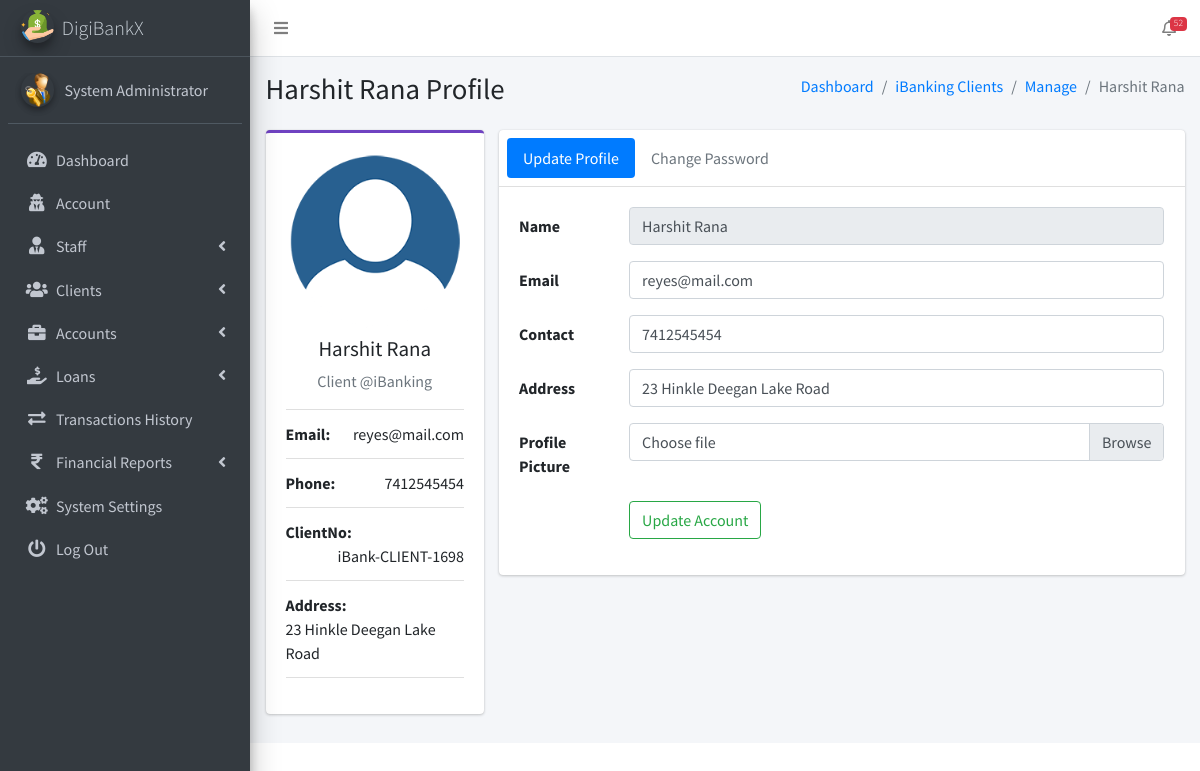
Page /admin/pages_view_client.php?client_number=iBank-CLIENT-1698 (signed in) on the committed database.
### tables this page shows
CREATE TABLE `ib_systemsettings` (
  `id` int(20) NOT NULL,
  `sys_name` longtext NOT NULL,
  `sys_tagline` longtext NOT NULL,
  `sys_logo` varchar(200) NOT NULL,
  `is_active` tinyint(1) NOT NULL DEFAULT 1
);

CREATE TABLE `ib_admin` (
  `admin_id` int(11) NOT NULL,
  `name` varchar(200) NOT NULL,
  `email` varchar(200) NOT NULL,
  `number` varchar(200) NOT NULL,
  `password` varchar(200) NOT NULL,
  `profile_pic` varchar(200) NOT NULL,
  `is_active` tinyint(1) NOT NULL DEFAULT 1,
  `otp` varchar(6) DEFAULT NULL,
  `otp_expiry` datetime DEFAULT NULL
);

CREATE TABLE `ib_clients` (
  `client_id` int(10) UNSIGNED NOT NULL,
  `name` varchar(200) NOT NULL,
  `phone` varchar(200) NOT NULL,
  `address` varchar(200) NOT NULL,
  `email` varchar(200) NOT NULL,
  `password` varchar(200) NOT NULL,
  `profile_pic` varchar(200) NOT NULL,
  `client_number` varchar(200) NOT NULL,
  `is_active` tinyint(1) NOT NULL DEFAULT 1,
  `otp` varchar(10) DEFAULT NULL,
  `otp_expiry` datetime DEFAULT NULL
);

### admin/pages_view_client.php (the view, shortened to what this page needs)
<?php
include('conf/config.php');
?>
<!DOCTYPE html>
<html>
<?php include("dist/_partials/head.php"); ?>
<body class="hold-transition sidebar-mini layout-fixed layout-navbar-fixed">
    <div class="wrapper">
        <?php include("dist/_partials/nav.php"); ?>
        <?php include("dist/_partials/sidebar.php"); ?>
        <div class="content-wrapper">
            <?php
            $client_number = $_GET['client_number'];
            $ret = "SELECT * FROM  iB_clients  WHERE client_number = ? ";
            $stmt = $mysqli->prepare($ret);
            $stmt->bind_param('s', $client_number);
            $stmt->execute();
            $res = $stmt->get_result();
            while ($row = $res->fetch_object()) {
                if ($row->profile_pic == '') {
                    $profile_picture = "
                        <img class='img-fluid'
                        src='dist/img/user_icon.png'
                        alt='User profile picture'>
                        ";
                } else {
                    $profile_picture = "
                        <img class=' img-fluid'
                        src='dist/img/$row->profile_pic'
                        alt='User profile picture'>
                        ";
                }
            ?>
                <section class="content-header">
                    <div class="container-fluid">
                        <div class="row mb-2">
                            <div class="col-sm-6">
                                <h1><?php echo $row->name; ?> Profile</h1>
                            </div>
                            <div class="col-sm-6">
                                <ol class="breadcrumb float-sm-right">
                                    <li class="breadcrumb-item"><a href="pages_dashboard.php">Dashboard</a></li>
                                    <li class="breadcrumb-item"><a href="pages_manage_clients.php">iBanking Clients</a></li>
                                    <li class="breadcrumb-item"><a href="pages_manage_clients.php">Manage</a></li>
                                    <li class="breadcrumb-item active"><?php echo $row->name; ?></li>
                                </ol>
                            </div>
                        </div>
                    </div>
                </section>
                <section class="content">
                    <div class="container-fluid">
                        <div class="row">
                            <div class="col-md-3">
                                <div class="card card-purple card-outline">
                                    <div class="card-body box-profile">
                                        <div class="text-center">
                                            <?php echo $profile_picture; ?>
                                        </div>
                                        <h3 class="profile-username text-center"><?php echo $row->name; ?></h3>
                                        <p class="text-muted text-center">Client @iBanking </p>
                                        <ul class="list-group list-group-unbordered mb-3">
                                            <li class="list-group-item">
                                                <b>Email: </b> <a class="float-right"><?php echo $row->email; ?></a>
                                            </li>
                                            <li class="list-group-item">
                                                <b>Phone: </b> <a class="float-right"><?php echo $row->phone; ?></a>
                                            </li>
                                            <li class="list-group-item">
                                                <b>ClientNo: </b> <a class="float-right"><?php echo $row->client_number; ?></a>
                                            </li>
                                            <li class="list-group-item">
                                                <b>Address: </b> <a class="float-right"><?php echo $row->address; ?></a>
                                            </li>
                                        </ul>
                                    </div>
                                </div>
                            </div>
                            <div class="col-md-9">
                                <div class="card">
                                    <div class="card-header p-2">
                                        <ul class="nav nav-pills">
                                            <li class="nav-item"><a class="nav-link active" href="#update_Profile" data-toggle="tab">Update Profile</a></li>
                                            <li class="nav-item"><a class="nav-link" href="#Change_Password" data-toggle="tab">Change Password</a></li>
                                        </ul>
                                    </div>
                                    <div class="card-body">
                                        <div class="tab-content">
                                            <div class="tab-pane active" id="update_Profile">
                                                <form method="post" enctype="multipart/form-data" class="form-horizontal">
                                                    <div class="form-group row">
                                                        <label for="inputName" class="col-sm-2 col-form-label">Name</label>
                                                        <div class="col-sm-10">
                                                            <input type="text" name="name" required readonly class="form-control" value="<?php echo $row->name; ?>" id="inputName">
                                                        </div>
                                                    </div>
                                                    <div class="form-group row">
                                                        <label for="inputEmail" class="col-sm-2 col-form-label">Email</label>
                                                        <div class="col-sm-10">
                                                            <input type="email" name="email" required value="<?php echo $row->email; ?>" class="form-control" id="inputEmail">
                                                        </div>
                                                    </div>
                                                    <div class="form-group row">
                                                        <label for="inputName2" class="col-sm-2 col-form-label">Contact</label>
                                                        <div class="col-sm-10">
                                                            <input type="text" class="form-control" required name="phone" value="<?php echo $row->phone; ?>" id="inputName2" pattern="[0-9]{10}" title="Please enter a 10-digit phone number">
                                                        </div>
                                                    </div>
                                                    <div class="form-group row">
                                                        <label for="inputName2" class="col-sm-2 col-form-label">Address</label>
                                                        <div class="col-sm-10">
                                                            <input type="text" class="form-control" required name="address" value="<?php echo $row->address; ?>" id="inputName2">
                                                        </div>
                                                    </div>
                                                    <div class="form-group row">
                                                        <label for="inputName2" class="col-sm-2 col-form-label">Profile Picture</label>
                                                        <div class="input-group col-sm-10">
                                                            <div class="custom-file">
                                                                <label class="custom-file-label col-form-label" for="exampleInputFile">Choose file</label>
                                                            </div>
                                                        </div>
                                                    </div>
                                                    <div class="form-group row">
                                                        <div class="offset-sm-2 col-sm-10">
                                                            <button name="update_client_account" type="submit" class="btn btn-outline-success">Update Account</button>
                                                        </div>
                                                    </div>
                                                </form>
                                            </div>
                                        </div>
                                    </div>
                                </div>
                            </div>
                        </div>
                    </div>
                </section>
            <?php } ?>
        </div>
    </div>
</body>
</html>

### admin/dist/_partials/sidebar.php (shortened to what this page needs)
<aside class="main-sidebar sidebar-dark-primary elevation-4">
    <?php
    $admin_id = $_SESSION['admin_id'];
    $query = "SELECT * FROM iB_admin WHERE admin_id = ?";
    $stmt = $mysqli->prepare($query);
    $stmt->bind_param('i', $admin_id);
    $stmt->execute();
    $res = $stmt->get_result();
    while ($row = $res->fetch_object()) {
        $profile_picture = empty($row->profile_pic)
            ? "<img src='dist/img/user_icon.png' class='img-circle elevation-2' alt='User Image'>"
            : "<img src='dist/img/$row->profile_pic' class='img-circle elevation-2' alt='User Image'>";
        $sys_query = "SELECT * FROM iB_SystemSettings";
        $stmt = $mysqli->prepare($sys_query);
        $stmt->execute();
        $sys_res = $stmt->get_result();
        while ($sys = $sys_res->fetch_object()) {
            ?>
            <a href="pages_dashboard.php" class="brand-link text-light">
                <img src="dist/img/<?php echo $sys->sys_logo; ?>" alt="Logo" class="brand-image img-circle elevation-3">
                <span class="brand-text font-weight-light"><?php echo $sys->sys_name; ?></span>
            </a>
            <div class="sidebar">
                <div class="user-panel mt-3 pb-3 mb-3 d-flex">
                    <div class="image"><?php echo $profile_picture; ?></div>
                    <div class="info">
                        <a href="#" class="d-block"><?php echo $row->name; ?></a>
                    </div>
                </div>
                <nav class="mt-2">
                    <ul class="nav nav-pills nav-sidebar flex-column" data-widget="treeview" role="menu">
                        <li class="nav-item">
                            <a href="pages_dashboard.php" class="nav-link">
                                <i class="nav-icon fas fa-tachometer-alt"></i>
                                <p>Dashboard</p>
                            </a>
                        </li>
                        <li class="nav-item">
                            <a href="pages_account.php" class="nav-link">
                                <i class="nav-icon fas fa-user-secret"></i>
                                <p>Account</p>
                            </a>
                        </li>
                        <li class="nav-item has-treeview">
                            <a href="#" class="nav-link">
                                <i class="nav-icon fas fa-user-tie"></i>
                                <p>Staff <i class="fas fa-angle-left right"></i></p>
                            </a>
                        </li>
                        <li class="nav-item has-treeview">
                            <a href="#" class="nav-link">
                                <i class="nav-icon fas fa-users"></i>
                                <p>Clients <i class="fas fa-angle-left right"></i></p>
                            </a>
                        </li>
                        <li class="nav-item has-treeview">
                            <a href="#" class="nav-link">
                                <i class="nav-icon fas fa-briefcase"></i>
                                <p>Accounts <i class="fas fa-angle-left right"></i></p>
                            </a>
                        </li>
                        <li class="nav-item has-treeview">
                            <a href="#" class="nav-link">
                                <i class="nav-icon fas fa-hand-holding-usd"></i>
                                <p>
                                    Loans
                                    <i class="fas fa-angle-left right"></i>
                                </p>
                            </a>
                        </li>
                        <li class="nav-item">
                            <a href="pages_transactions_engine.php" class="nav-link">
                                <i class="nav-icon fas fa-exchange-alt"></i>
                                <p>Transactions History</p>
                            </a>
                        </li>
                        <li class="nav-item has-treeview">
                            <a href="#" class="nav-link">
                                <i class="nav-icon fas fa-rupee-sign"></i>
                                <p>Financial Reports <i class="fas fa-angle-left right"></i></p>
                            </a>
                        </li>
                        <li class="nav-item">
                            <a href="pages_system_settings.php" class="nav-link">
                                <i class="nav-icon fas fa-cogs"></i>
                                <p>System Settings</p>
                            </a>
                        </li>
                        <li class="nav-item">
                            <a href="pages_logout.php" class="nav-link">
                                <i class="nav-icon fas fa-power-off"></i>
                                <p>Log Out</p>
                            </a>
                        </li>
                    </ul>
                </nav>
            </div>
        </aside>
    <?php }
    } ?>

### rows in the picture
ib_admin: name "System Administrator"
ib_systemsettings: sys_logo (picture), sys_name "DigiBankX", ib_admin.profile_pic (picture)
ib_clients: name "Harshit Rana", profile_pic (picture), email "reyes@mail.com", phone "7412545454", client_number "iBank-CLIENT-1698", address "23 Hinkle Deegan Lake Road"

### other values in the picture
$ntf "52"
